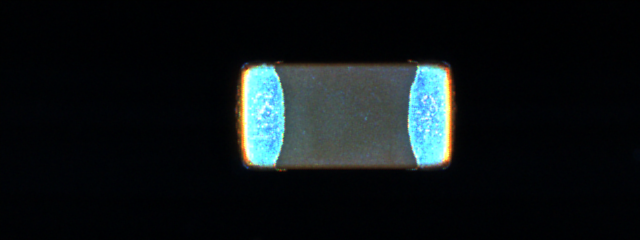
#> input picture JaeHo/001-1.tif, 640 x 240 px, found by its file name
$ python sliceImg.py
#> lines starting #> are read from the running program, lines starting #| are printed output that depends on the picture; after the words box and inside, x2 and y2 are one past the last pixel; in counts of white or black regions, pixels touching at a corner belong together
#> further down, img is the input picture: shape (240, 640, 3); mean B, G, R 22.9, 21.3, 15.5
import cv2
import numpy as np

def get_sliceImg(image_origin):
    margin = -10
    image_copy = image_origin.copy()
    imgray = cv2.cvtColor(image_copy, cv2.COLOR_BGR2GRAY)

    #전극부분 이진화
    ret, thr = cv2.threshold(imgray, 127, 255, cv2.THRESH_BINARY)
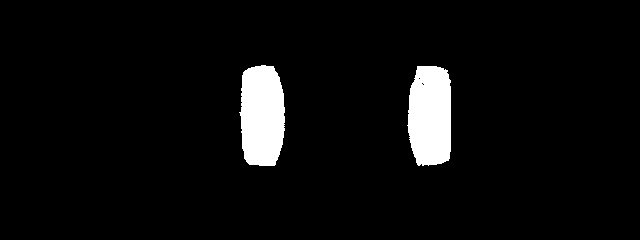
#> thr: shape (240, 640); 5% white; 2 white regions
    contours, _ = cv2.findContours(thr, cv2.RETR_EXTERNAL, cv2.CHAIN_APPROX_SIMPLE)
#> contours = 2 contours; box (x1, y1, x2, y2) and area: (239, 65, 285, 166) 3796, (407, 66, 451, 166) 3712

    #바디부분 이진화
    ret_body, thr_body = cv2.threshold(imgray, 127, 255, cv2.THRESH_TOZERO_INV)
    _body, binary_body = cv2.threshold(thr_body,50,255,cv2.THRESH_BINARY)
#> binary_body: shape (240, 640); 9.3% white; 7 white regions (6 under 20 px), largest, box (x1, y1, x2, y2) and area: (235, 62, 455, 171) 14189
    se = cv2.getStructuringElement(cv2.MORPH_RECT, (5,5))
    ope = cv2.morphologyEx(binary_body, cv2.MORPH_OPEN, se)
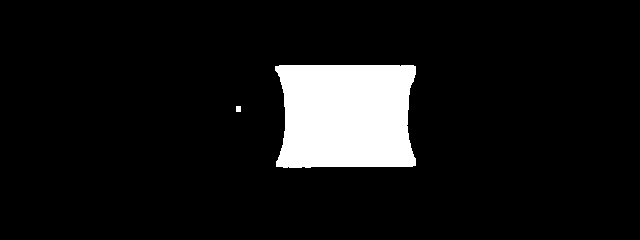
#> ope: shape (240, 640); 8.6% white; 2 white regions
    contours_body, _ = cv2.findContours(ope, cv2.RETR_EXTERNAL, cv2.CHAIN_APPROX_SIMPLE)
#> contours_body = 2 contours; box (x1, y1, x2, y2) and area: (275, 65, 416, 168) 12979, (236, 106, 241, 112) 20

    origin_height, origin_width = image_copy.shape[:2]
#> origin_height = 240; origin_width = 640
    crop_images = []  # 전극 이미지를 추가할 리스트
    body_image = []   # 바디 이미지를 추가할 리스트

    for contour in contours: #전극 좌표값
        x, y, width, height = cv2.boundingRect(contour)  # 좌상단 꼭지점 좌표 , width, height

        # 전극의 size 가 기준 이상인 것만 담는다.
        if width > 20 and height > 80:
            crop_row_1 = (y - margin) if (y - margin) > 0 else y
            crop_row_2 = (y + height + margin) if (y + height + margin) < origin_height else y + height
            crop_col_1 = (x - margin) if (x - margin) > 0 else x
            crop_col_2 = (x + width + margin) if (x + width + margin) < origin_width else x + width


            crop = image_copy[crop_row_1: crop_row_2, crop_col_1: crop_col_2]  # 이미지를 잘라낸다.
            crop_images.append(crop)  # 잘라낸 이미지들을 하나씩 리스트에 담는다.
#> this loop made 2 passes
#> (x, y, width, height, crop_row_1, crop_row_2, crop_col_1, crop_col_2) on passes 1 to 2: (407, 66, 44, 100, 76, 156, 417, 441), (239, 65, 46, 101, 75, 156, 249, 275)
#> pass 1, in get_sliceImg, `crop = image_copy[crop_row_1: crop_row_2, crop_col_1: crop_col_2]`:
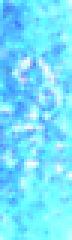
#> crop: shape (80, 24, 3) (shown 3 times larger); mean B, G, R 254.7, 225, 117.6
#> pass 2, in get_sliceImg, `crop = image_copy[crop_row_1: crop_row_2, crop_col_1: crop_col_2]`:
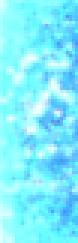
#> crop: shape (81, 26, 3) (shown 3 times larger); mean B, G, R 254.9, 238.2, 129.1
#> after the loop, crop_images = 2 items

    for contour_body in contours_body: #바디 좌표값
        x, y, width, height = cv2.boundingRect(contour_body)  # 좌상단 꼭지점 좌표 , width, height

        # 바디의 size 가 기준 이상인 것만 담는다.
        if width > 20 and height > 80:
            crop_row_1_body = (y - margin) if (y - margin) > 0 else y
            crop_row_2_body = (y + height + margin) if (y + height + margin) < origin_height else y + height
            crop_col_1_body = (x - margin) if (x - margin) > 0 else x
            crop_col_2_body = (x + width + margin) if (x + width + margin) < origin_width else x + width


            crop_body = image_copy[crop_row_1_body: crop_row_2_body, crop_col_1_body: crop_col_2_body]  # 이미지를 잘라낸다.
            body_image.append(crop_body)  # 잘라낸 이미지들을 하나씩 리스트에 담는다.
#> this loop made 2 passes
#> (x, y, width, height, crop_row_1_body, crop_row_2_body, crop_col_1_body, crop_col_2_body) on pass 2: (275, 65, 141, 103, 75, 158, 285, 406)
#> (contour_body, x, y, width, height) on pass 1: ([[236, 106], [236, 111], [240, 111], [240, 106]], 236, 106, 5, 6)
#> pass 2, in get_sliceImg, `crop_body = image_copy[crop_row_1_body: crop_row_2_body, crop_col_1_bo..`:
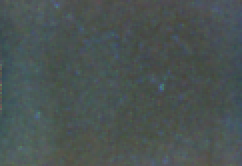
#> crop_body: shape (83, 121, 3) (shown 2 times larger); mean B, G, R 82.1, 83.3, 73.6
#> after the loop, body_image = 1 item

    slice1 = cv2.resize(crop_images[0], dsize=(200, 488), interpolation=cv2.INTER_AREA) #전극 크기 조절해서 자르기.
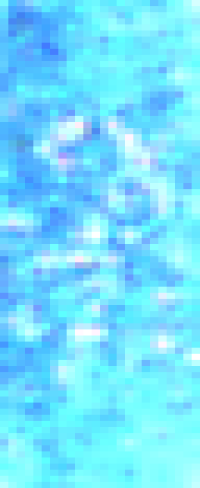
#> slice1: shape (488, 200, 3); mean of channels 0, 1, 2 254.7, 225, 117.6; drawn as B, G, R
    slice2 = cv2.resize(crop_images[1], dsize=(200, 488), interpolation=cv2.INTER_AREA)
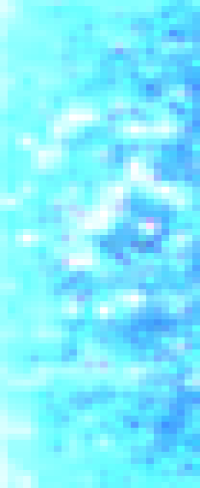
#> slice2: shape (488, 200, 3); mean of channels 0, 1, 2 254.9, 238.2, 129.1; drawn as B, G, R


    return slice1, slice2, body_image[0]

# [59 lines of commented-out code are left out]
img = cv2.imread('C:\/finalProject\JaeHo\/001-1.tif')

cut_image1, cut_image2, cut_image3 = get_sliceImg(img)

cv2.imshow('image1', cut_image1)
cv2.imshow('image2', cut_image2)
cv2.imshow('image3', cut_image3)
cv2.waitKey(0)
cv2.destroyAllWindows()

$ run again, with JaeHo/001-2.tif copied over JaeHo/001-1.tif
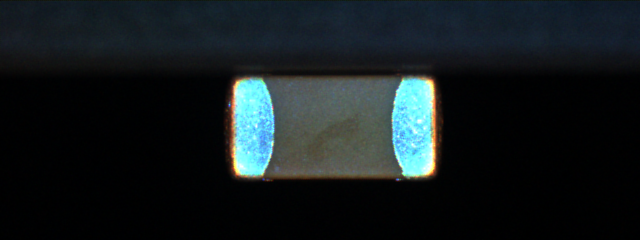
#> input picture JaeHo/001-2.tif, 640 x 240 px, found by its file name
#> img is the input picture: shape (240, 640, 3); mean B, G, R 30.7, 28.5, 21.2
#> in get_sliceImg, `ret, thr = cv2.threshold(imgray, 127, 255, cv2.THRESH_BINARY)`:
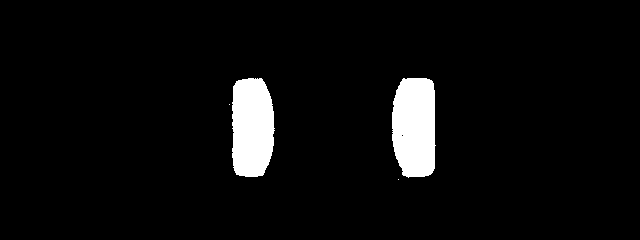
#> thr: shape (240, 640); 4.9% white; 4 white regions (2 under 20 px)
#> contours = 4 contours, 2 with area under 20; largest, box (x1, y1, x2, y2) and area: (392, 78, 436, 178) 3735, (232, 78, 275, 177) 3568
#> binary_body: shape (240, 640); 8.7% white; 8 white regions (7 under 20 px), largest, box (x1, y1, x2, y2) and area: (228, 75, 439, 181) 13366
#> ope: shape (240, 640); 8.2% white; 1 white region
#> contours_body = 1 contour; box (x1, y1, x2, y2) and area: (264, 76, 402, 179) 12354
#> the loop in get_sliceImg, `for contour in contours:` made 4 passes
#> (x, y, width, height, crop_row_1, crop_row_2, crop_col_1, crop_col_2) on passes 3 to 4: (392, 78, 44, 100, 88, 168, 402, 426), (232, 78, 43, 99, 88, 167, 242, 265)
#> after the loop in get_sliceImg, `for contour in contours:`: crop_images = 2 items
#> the loop in get_sliceImg, `for contour_body in contours_body:` made 1 pass
#> (x, y, width, height, crop_row_1_body, crop_row_2_body, crop_col_1_body, crop_col_2_body) on pass 1: (264, 76, 138, 103, 86, 169, 274, 392)
#> after the loop in get_sliceImg, `for contour_body in contours_body:`: body_image = 1 item
#> in get_sliceImg, `slice2 = cv2.resize(crop_images[1], dsize=(200, 488), interpolation=cv..`:
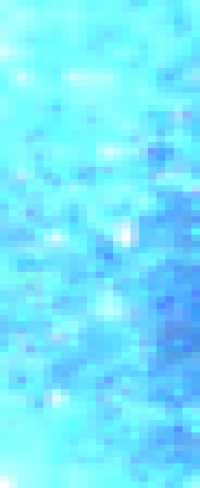
#> slice2: shape (488, 200, 3); mean of channels 0, 1, 2 254.4, 232.6, 117.2; drawn as B, G, R

$ run again, with JaeHo/001-3.tif copied over JaeHo/001-1.tif
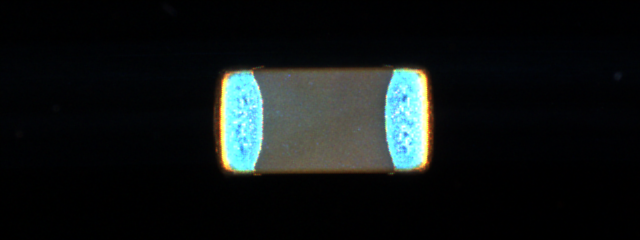
#> input picture JaeHo/001-3.tif, 640 x 240 px, found by its file name
#> img is the input picture: shape (240, 640, 3); mean B, G, R 22.1, 22.2, 17.7
#> in get_sliceImg, `ret, thr = cv2.threshold(imgray, 127, 255, cv2.THRESH_BINARY)`:
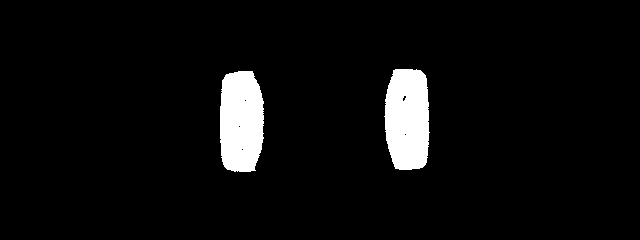
#> thr: shape (240, 640); 5.1% white; 2 white regions
#> contours = 2 contours; box (x1, y1, x2, y2) and area: (384, 69, 430, 170) 3844, (220, 71, 264, 172) 3782
#> binary_body: shape (240, 640); 9.1% white; 11 white regions (10 under 20 px), largest, box (x1, y1, x2, y2) and area: (214, 67, 433, 175) 13989
#> ope: shape (240, 640); 8.5% white; 1 white region
#> contours_body = 1 contour; box (x1, y1, x2, y2) and area: (254, 68, 394, 173) 12876
#> the loop in get_sliceImg, `for contour in contours:` made 2 passes
#> (x, y, width, height, crop_row_1, crop_row_2, crop_col_1, crop_col_2) on passes 1 to 2: (220, 71, 44, 101, 81, 162, 230, 254), (384, 69, 46, 101, 79, 160, 394, 420)
#> after the loop in get_sliceImg, `for contour in contours:`: crop_images = 2 items
#> the loop in get_sliceImg, `for contour_body in contours_body:` made 1 pass
#> (x, y, width, height, crop_row_1_body, crop_row_2_body, crop_col_1_body, crop_col_2_body) on pass 1: (254, 68, 140, 105, 78, 163, 264, 384)
#> after the loop in get_sliceImg, `for contour_body in contours_body:`: body_image = 1 item
#> in get_sliceImg, `slice2 = cv2.resize(crop_images[1], dsize=(200, 488), interpolation=cv..`:
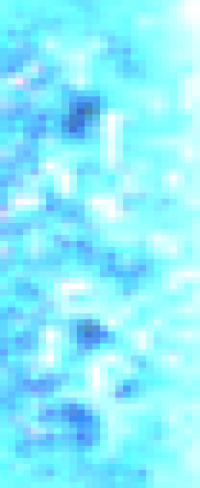
#> slice2: shape (488, 200, 3); mean of channels 0, 1, 2 254.4, 238.9, 140.8; drawn as B, G, R

$ run again, with JaeHo/001-4.tif copied over JaeHo/001-1.tif
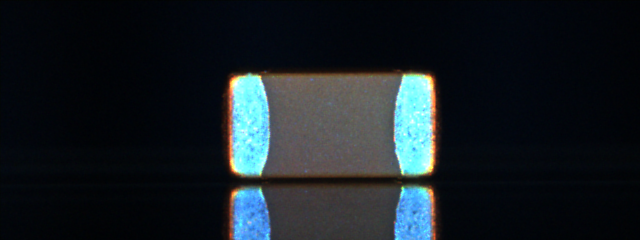
#> input picture JaeHo/001-4.tif, 640 x 240 px, found by its file name
#> img is the input picture: shape (240, 640, 3); mean B, G, R 36.3, 31.3, 23.8
#> thr: shape (240, 640); 6.9% white; 10 white regions (6 under 20 px)
#> contours = 10 contours, 6 with area under 20; largest, box (x1, y1, x2, y2) and area: (394, 74, 435, 175) 3638, (230, 74, 270, 176) 3526, (395, 187, 434, 240) 1752, (232, 188, 270, 240) 1396
#> binary_body: shape (240, 640); 14.2% white; 29 white regions (26 under 20 px), largest, box (x1, y1, x2, y2) and area: (227, 71, 437, 178) 14058, (229, 184, 436, 240) 7585, (257, 230, 265, 239) 30
#> ope: shape (240, 640); 13.2% white; 4 white regions
#> contours_body = 4 contours; box (x1, y1, x2, y2) and area: (261, 72, 402, 177) 13126, (263, 186, 401, 240) 6571, (229, 205, 235, 228) 102, (229, 229, 234, 240) 40
#> the loop in get_sliceImg, `for contour in contours:` made 10 passes
#> (x, y, width, height, crop_row_1, crop_row_2, crop_col_1, crop_col_2) on passes 9 to 10: (394, 74, 41, 101, 84, 165, 404, 425), (230, 74, 40, 102, 84, 166, 240, 260)
#> after the loop in get_sliceImg, `for contour in contours:`: crop_images = 2 items
#> the loop in get_sliceImg, `for contour_body in contours_body:` made 4 passes
#> (x, y, width, height, crop_row_1_body, crop_row_2_body, crop_col_1_body, crop_col_2_body) on pass 4: (261, 72, 141, 105, 82, 167, 271, 392)
#> after the loop in get_sliceImg, `for contour_body in contours_body:`: body_image = 1 item
#> `cut_image1, cut_image2, cut_image3 = get_sliceImg(img)`:
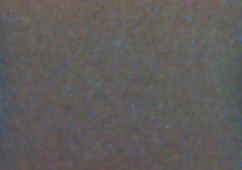
#> cut_image3: shape (85, 121, 3) (shown 2 times larger); mean B, G, R 91.3, 92.2, 95.6
